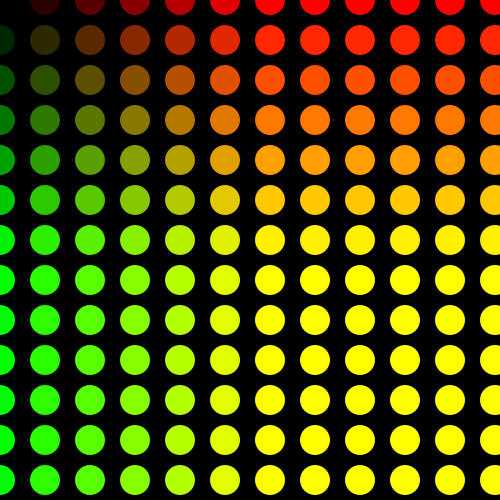
Frame 1 (no input)
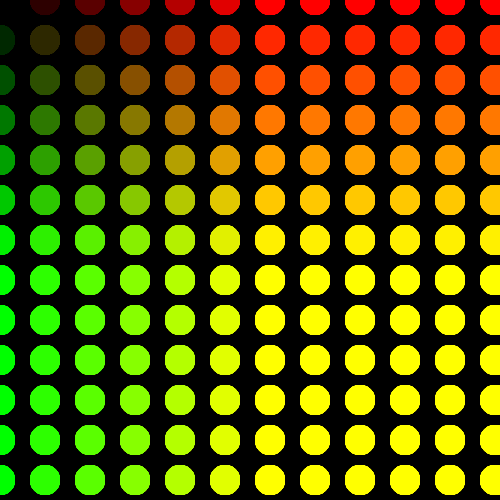
Frame 60 (the mouse pressed at the canvas centre just before this capture)
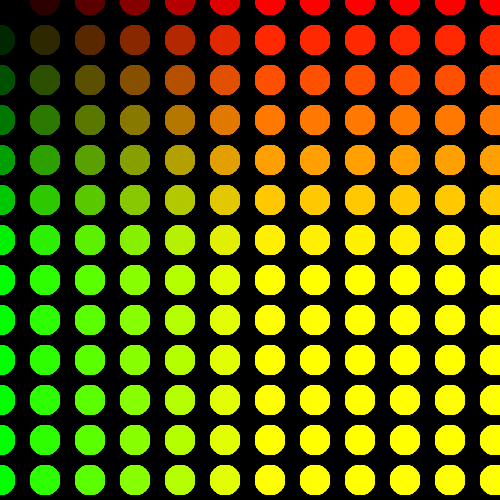
Frame 120 (the mouse held since frame 60 and released just before this capture)

The Processing sketch that drew these frames (run headless with seeded random() and noise(); from frame 60 on, the mouse is pressed at the canvas centre):

// Processing sketch: processing_67265
// ── processing_67265.pde

int x;
int size = 20;


void setup () {

  size (500, 500);
  smooth();
  background(0);
  noStroke();
  colorMode(RGB, 255);
  }

void draw () {
  for (int y=0; y<=height; y+=40) {
  for (int x=0; x<=width; x+=40){
  fill (x, y, 0,255);
//size = size + 1;
ourFirstFunction(x, y, 30); 
//    print("{" + R + " " + G + " " + B + " " + ALPH + ")");
x = x + 5;
    }
  }
}



void ourFirstFunction(int xPos, int yPos, int d) {
  ellipse (xPos, yPos, d,d );
}
